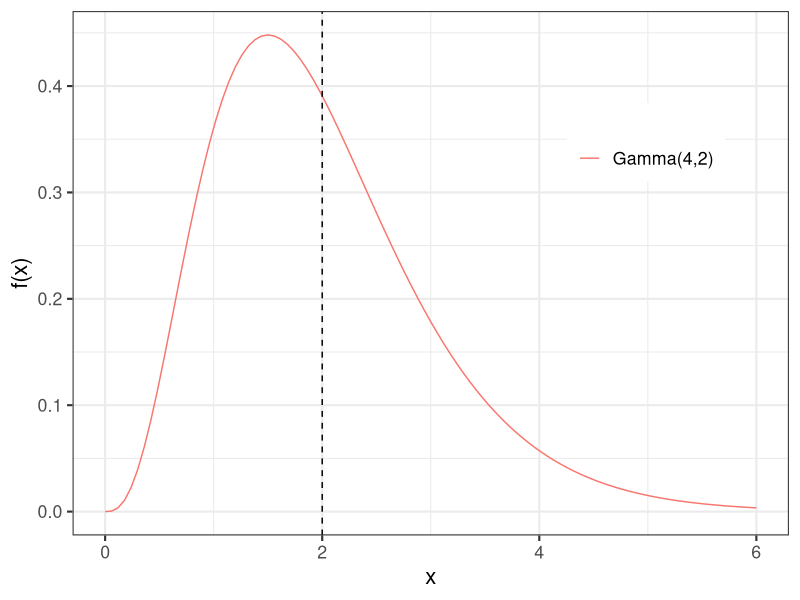
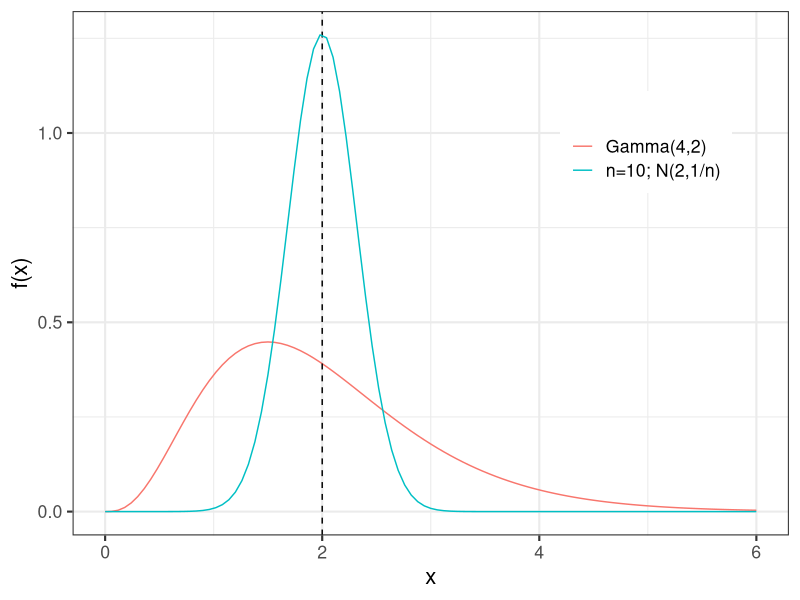
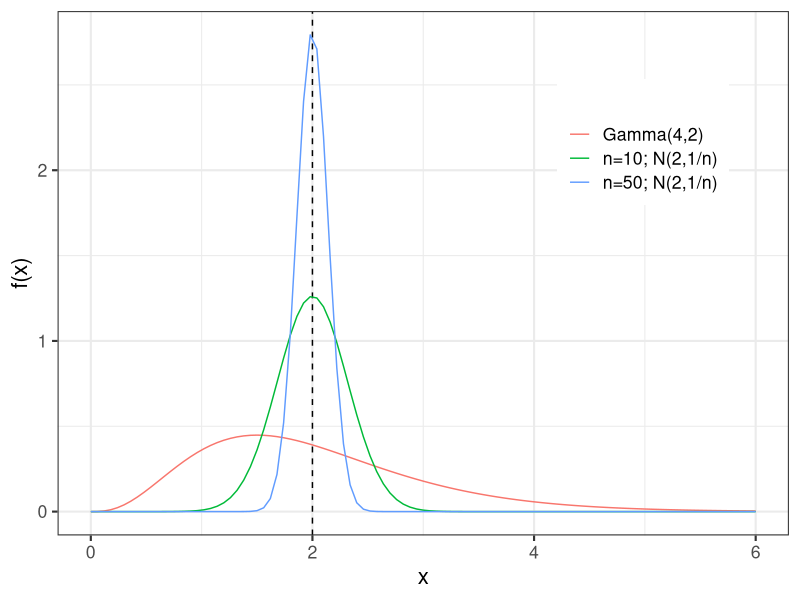
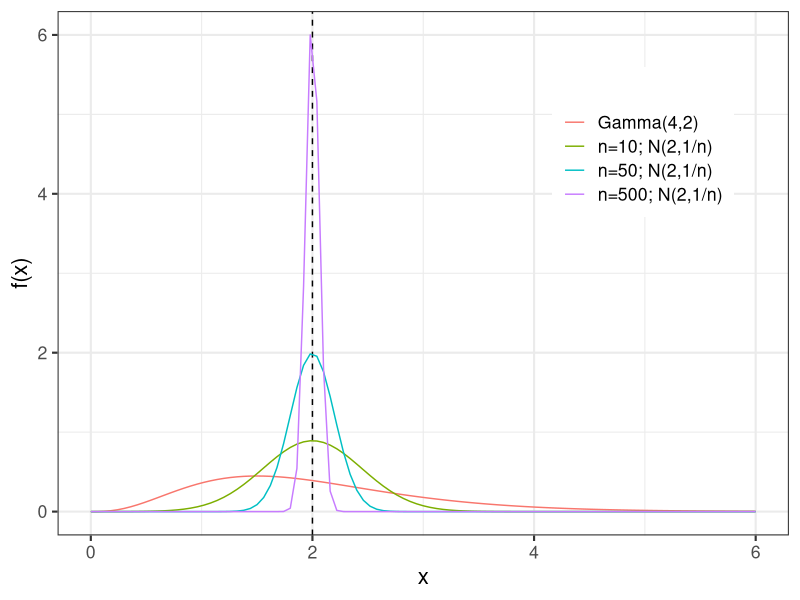
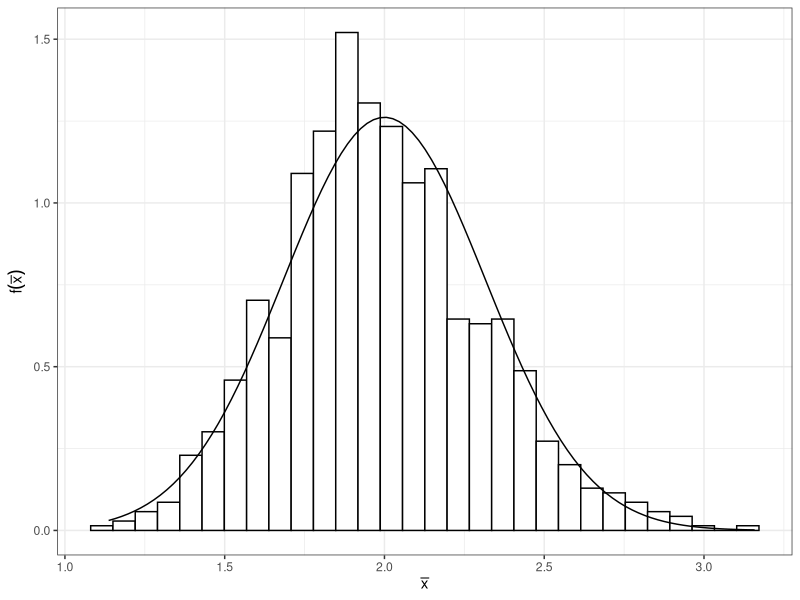
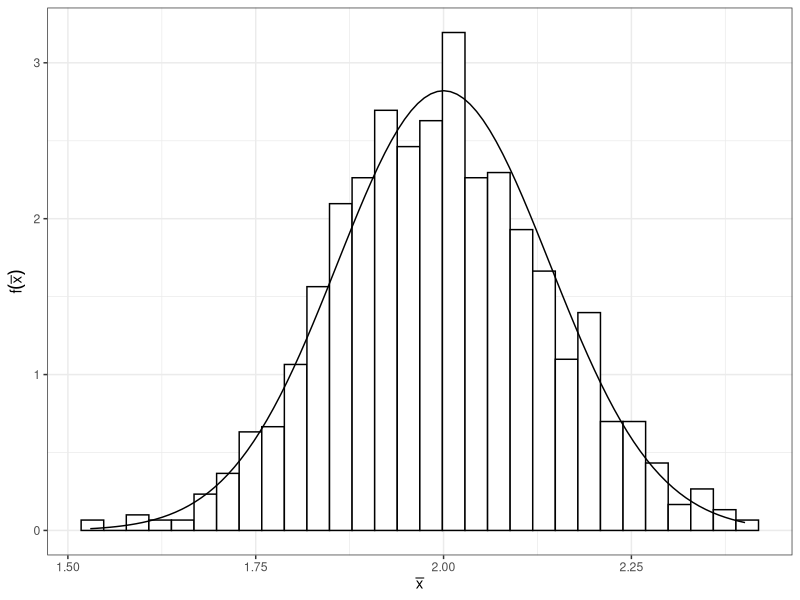
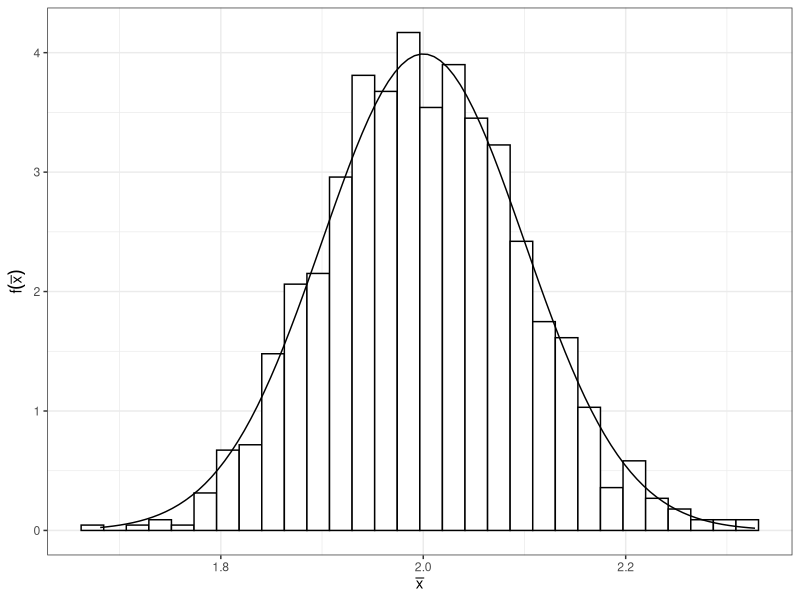
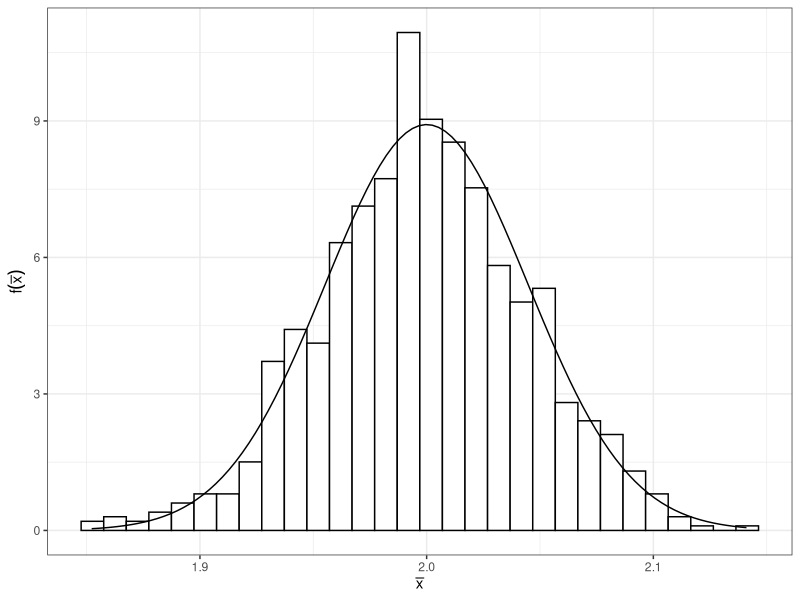

Source code (R) for these figures, in order:
## ---- chunk 1
library(ggplot2)

# param = cbind(c(0.5, 1:4), c(0.5, rep(2,3),1))
# labels <- parse(text = sprintf("alpha == %f ~ beta == %f", param[,1], param[,2]))

p <- ggplot() +
  geom_function(fun = dgamma, args = list(shape = 4, rate =2), mapping = aes(colour = "Gamma(4,2)" ) ) +
  geom_vline(xintercept = 2, linetype=2) + 
  # geom_function(fun = dgamma, args = list(shape = param[2,1], scale = param[2,2]), 
  #               mapping = aes(colour = "2", linetype ="2" ) ) +
  # geom_function(fun = dgamma, args = list(shape = param[3,1], scale = param[3,2]), 
  #               mapping = aes(colour = "3", linetype ="3" ) ) +
  # geom_function(fun = dgamma, args = list(shape = param[4,1], scale = param[4,2]), 
  #               mapping = aes(colour = "4", linetype ="4" ) ) +
  # geom_function(fun = dgamma, args = list(shape = param[5,1], scale = param[5,2]), 
  #               mapping = aes(colour = "5", linetype ="5" ) ) +
  # scale_color_manual(values = 1:5, breaks =  1:5, labels = labels) +
  # scale_linetype_manual(values = 1:5, breaks =  1:5, labels = labels) +
  xlim(0,6) +
  labs(
    x = "x",
    y = "f(x)",
    colour = "",
  ) + 
  theme_bw(base_size = 16) + 
    theme(legend.position = c(.8,.75))

p
## ---- chunk 2
p +
  # xlim(0,4) +
  geom_function(fun = dnorm, args = list(mean = 2, sd =sqrt(1/10)), mapping = aes(colour = "n=10; N(2,1/n)" ) )  
## ---- chunk 3
p +
  # xlim(0,4) +
  geom_function(fun = dnorm, args = list(mean = 2, sd =sqrt(1/10)), mapping = aes(colour = "n=10; N(2,1/n)" ) ) +
  geom_function(fun = dnorm, args = list(mean = 2, sd =sqrt(1/50)), mapping = aes(colour = "n=50; N(2,1/n)" ) )  
## ---- chunk 4
p +
  # xlim(0,4) +
  geom_function(fun = dnorm, args = list(mean = 2, sd =sqrt(2/10)), mapping = aes(colour = "n=10; N(2,1/n)" ) ) +
  geom_function(fun = dnorm, args = list(mean = 2, sd =sqrt(2/50)), mapping = aes(colour = "n=50; N(2,1/n)" ) ) +
  geom_function(fun = dnorm, args = list(mean = 2, sd =sqrt(2/500)), mapping = aes(colour = "n=500; N(2,1/n)" ) ) 
## ---- chunk 5
M = 1000; n = 10
X <- matrix(rgamma(n*M, shape = 4, rate = 2), ncol=M)
c(mean(X[,1]), mean(X[,2]), mean(X[,1000]))
## ---- chunk 6
# Calcula medias por coluna
x.mean = apply(X = X, MARGIN = 2, FUN = mean)
x.mean[c(1,2,1000)]
## ---- chunk 7
library(ggplot2)
ggplot() + 
  geom_histogram(data = tibble::tibble(x = x.mean), mapping = aes(x=x, y=..density..), color=1, fill="white", bins = 30) + 
  # geom_density(aes(x=x, color = "Estimated")) + 
  geom_function(fun = dnorm, args = list(mean = 2, sd =sqrt(1/n)), show.legend = T)  +
  theme_bw() +
  labs(
    x = expression(bar(x)),
    y = expression(f(bar(x))),
    colour = ""
    ) 
## ---- chunk 8
n = 50
x.mean = matrix(rgamma(n*M, shape = 4, rate = 2), ncol=M) |> apply(MARGIN = 2, FUN = mean)
ggplot() + 
  geom_histogram(data = tibble::tibble(x = x.mean), mapping = aes(x=x, y=..density..), color=1, fill="white", bins = 30) + 
  # geom_density(aes(x=x, color = "Estimated")) + 
  geom_function(fun = dnorm, args = list(mean = 2, sd =sqrt(1/n)), show.legend = F )  +
  theme_bw() +
  labs(
    x = expression(bar(x)),
    y = expression(f(bar(x))),
    colour = ""
    ) 
## ---- chunk 9
n = 100
x.mean = matrix(rgamma(n*M, shape = 4, rate = 2), ncol=M) |> apply(MARGIN = 2, FUN = mean)
ggplot() + 
  geom_histogram(data = tibble::tibble(x = x.mean), mapping = aes(x=x, y=..density..), color=1, fill="white", bins = 30) + 
  # geom_density(aes(x=x, color = "Estimated")) + 
  geom_function(fun = dnorm, args = list(mean = 2, sd =sqrt(1/n)), show.legend = F )  +
  theme_bw() +
  labs(
    x = expression(bar(x)),
    y = expression(f(bar(x))),
    colour = ""
    ) 
## ---- chunk 10
n = 500
x.mean = matrix(rgamma(n*M, shape = 4, rate = 2), ncol=M) |> apply(MARGIN = 2, FUN = mean)
ggplot() + 
  geom_histogram(data = tibble::tibble(x = x.mean), mapping = aes(x=x, y=..density..), color=1, fill="white", bins = 30) + 
  # geom_density(aes(x=x, color = "Estimated")) + 
  geom_function(fun = dnorm, args = list(mean = 2, sd =sqrt(1/n)), show.legend = F )  +
  theme_bw() +
  labs(
    x = expression(bar(x)),
    y = expression(f(bar(x))),
    colour = ""
    ) 
